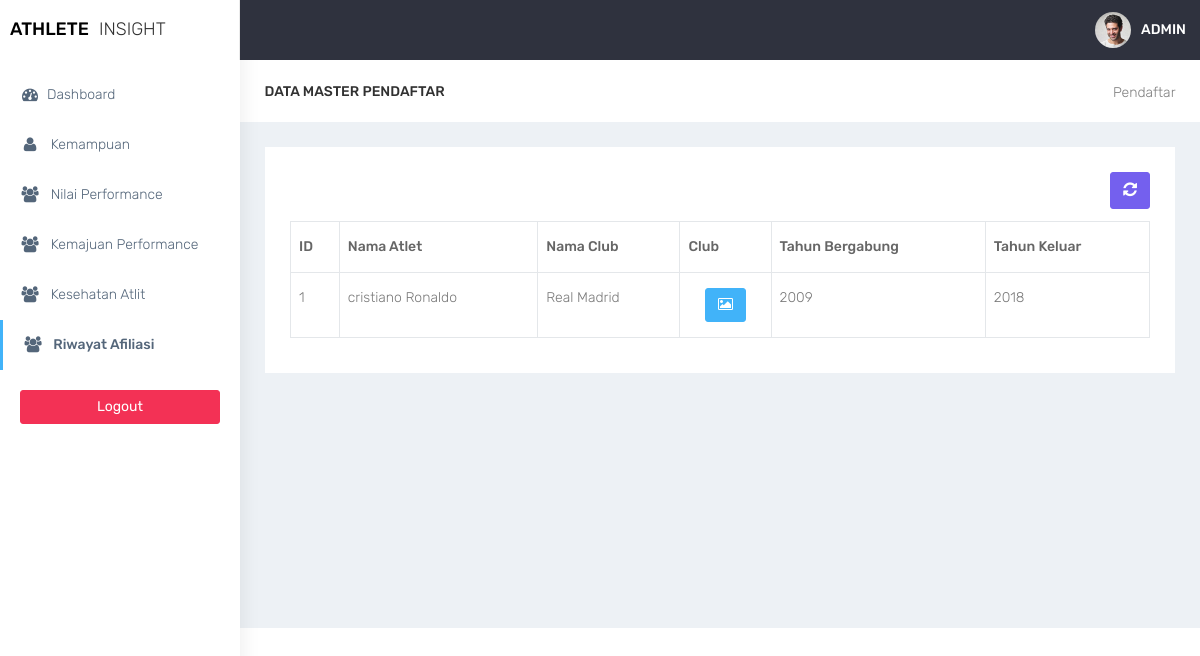
/admin/riwayat_afiliasi.php (signed in), run on the app's committed database.
### tables this page shows
CREATE TABLE `afiliasi` (
  `id_afiliasi` int(11) NOT NULL,
  `id_atlit` int(11) NOT NULL,
  `nama_club` varchar(25) NOT NULL,
  `tahun_gabung` int(11) NOT NULL,
  `tahun_keluar` int(11) NOT NULL
);

CREATE TABLE `atlit` (
  `id_atlit` int(11) NOT NULL,
  `nama` varchar(25) NOT NULL,
  `gambar` varchar(25) NOT NULL,
  `card` varchar(25) NOT NULL,
  `bendera` varchar(25) NOT NULL,
  `posisi` varchar(25) NOT NULL,
  `nilai_posisi` int(11) NOT NULL
);

### admin/functions.php (called while the page is built, shortened)
<?php
function ambildata($conn, $query)
{
    $data = mysqli_query($conn, $query);
    if (mysqli_num_rows($data) > 0) {
        while ($row = mysqli_fetch_assoc($data)) {
            $hasil[] = $row;
        }
        return $hasil;
    }
}

### admin/riwayat_afiliasi.php (the view, shortened to what this page needs)
<?php
$title = 'afiliasi';
require 'functions.php';
require 'layout_header.php';
$query = 'SELECT afiliasi.*, atlit.nama FROM afiliasi INNER JOIN atlit ON afiliasi.id_atlit = atlit.id_atlit';
$data = ambildata($conn, $query);
?>
<div class="container-fluid">
    <div class="row bg-title">
        <div class="col-lg-3 col-md-4 col-sm-4 col-xs-12">
            <h4 class="page-title">Data Master Pendaftar</h4>
        </div>
        <div class="col-lg-9 col-sm-8 col-md-8 col-xs-12">
            <ol class="breadcrumb">
                <li><a href="#">Pendaftar</a></li>
            </ol>
        </div>
    </div>
    <div class="row">
        <div class="col-md-12 col-lg-12 col-sm-12 col-xs-12">
            <div class="white-box">
                <div class="text-right">
                    <button id="btn-refresh" class="btn btn-primary box-title text-right" title="Refresh Data"><i class="fa fa-refresh" id="ic-refresh"></i></button>
                </div>
                <div class="table-responsive">
                    <table class="table table-bordered thead-dark" id="table">
                        <thead class="thead-dark">
                            <tr>
                                <th>ID</th>
                                <th>Nama Atlet</th>
                                <th>Nama Club</th>
                                <th>Club</th>
                                <th>Tahun Bergabung</th>
                                <th>Tahun Keluar</th>
                            </tr>
                        </thead>
                        <tbody>
                            <?php if (isset($data)) {
                                foreach ($data as $row) : ?>
                                    <tr>
                                        <td><?= $row['id_afiliasi'] ?></td>
                                        <td><?= $row['nama'] ?></td>
                                        <td><?= $row['nama_club'] ?></td>
                                        <td class="text-center">
                                            <a href="#" data-toggle="modal" data-target="#modalFoto<?= $row['id_afiliasi']; ?>" title="Lihat Foto" class="btn btn-info"><i class="fa fa-image"></i></a>
                                        </td>
                                        <td><?= $row['tahun_gabung'] ?></td>
                                        <td><?= $row['tahun_keluar'] ?></td>
                                    </tr>
                            <?php endforeach;
                            }
                            ?>
                        </tbody>
                    </table>
                </div>
            </div>
        </div>
    </div>
</div>
<?php
require 'layout_footer.php';
?>

### admin/layout_header.php (shortened to what this page needs)
<!DOCTYPE html>
<html lang="en">
<head>
    <link href="../assets/bootstrap/dist/css/bootstrap.min.css" rel="stylesheet">
    <link href="../assets/plugins/bower_components/sidebar-nav/dist/sidebar-nav.min.css" rel="stylesheet">
    <link href="../assets/plugins/bower_components/toast-master/css/jquery.toast.css" rel="stylesheet">
    <link href="../assets/plugins/bower_components/morrisjs/morris.css" rel="stylesheet">
    <link href="../assets/plugins/bower_components/chartist-js/dist/chartist.min.css" rel="stylesheet">
    <link href="../assets/plugins/bower_components/chartist-plugin-tooltip-master/dist/chartist-plugin-tooltip.css" rel="stylesheet">
    <link href="../assets/css/animate.css" rel="stylesheet">
    <link href="../assets/css/style.css" rel="stylesheet">
    <link href="../assets/css/colors/default.css" id="theme" rel="stylesheet">
    <link rel="stylesheet" type="text/css" href="../assets/DataTables/datatables.min.css" />
</head>
<body class="fix-header">
    <div id="wrapper">
        <nav class="navbar navbar-default navbar-static-top m-b-0">
            <div class="navbar-header">
                <div class="top-left-part">
                    <a class="logo" href="index.php">
                        <b style="color:black">
                            Athlete
                        </b>
                        <span class="hidden-xs text-dark">
                            Insight
                        </span>
                    </a>
                </div>
                <ul class="nav navbar-top-links navbar-right pull-right">
                    <li>
                        <a class="profile-pic" href="#"> <img src="../assets/plugins/images/users/varun.jpg" alt="user-img" width="36" class="img-circle"><b class="hidden-xs">ADMIN</b></a>
                    </li>
                </ul>
            </div>
        </nav>
        <div class="navbar-default sidebar" role="navigation">
            <div class="sidebar-nav slimscrollsidebar">
                <div class="sidebar-head">
                    <h3><span class="fa-fw open-close"><i class="ti-close ti-menu"></i></span> <span class="hide-menu"></span></h3>
                </div>
                <ul class="nav" id="side-menu">
                    <li style="padding: 70px 0 0;">
                        <a href="index.php" class="waves-effect <?php if ($title == 'dashboard') {
                                                                    echo 'active';
                                                                } ?>"><i class="fa fa-tachometer fa-fw" aria-hidden="true"></i>Dashboard</a>
                    </li>
                    <li>
                        <a href="kemampuan.php" class="waves-effect <?php if ($title == 'kemampuan') {
                                                                        echo 'active';
                                                                    } ?>"><i class="fa fa-user fa-fw" aria-hidden="true"></i> Kemampuan</a>
                    </li>
                    <li>
                        <a href="nilai_performance.php" class="waves-effect <?php if ($title == 'kemajuan') {
                                                                                echo 'active';
                                                                            } ?>"><i class="fa fa-users fa-fw" aria-hidden="true"></i> Nilai Performance</a>
                    </li>
                    <li>
                        <a href="kemajuan_performance.php" class="waves-effect <?php if ($title == 'performance') {
                                                                                    echo 'active';
                                                                                } ?>"><i class="fa fa-users fa-fw" aria-hidden="true"></i> Kemajuan Performance</a>
                    </li>
                    <li>
                        <a href="kesehatan_atlit.php" class="waves-effect <?php if ($title == 'kesehatan') {
                                                                                echo 'active';
                                                                            } ?>"><i class="fa fa-users fa-fw" aria-hidden="true"></i> Kesehatan Atlit</a>
                    </li>
                    <li>
                        <a href="riwayat_afiliasi.php" class="waves-effect <?php if ($title == 'afiliasi') {
                                                                                echo 'active';
                                                                            } ?>"><i class="fa fa-users fa-fw" aria-hidden="true"></i> Riwayat Afiliasi</a>
                    </li>
                </ul>
                <div class="center p-20">
                    <a href="logout.php" class="btn btn-danger btn-block waves-effect waves-light">Logout</a>
                </div>
            </div>
        </div>
        <div id="page-wrapper">

### admin/layout_footer.php (shortened to what this page needs)
</div>
</div>
</body>
</html>

### assets/css/colors/default.css (style rules this page uses)
body { background: #fff; }
.top-left-part { background: #fff; }
.navbar-header { background: #2f323e; }
.navbar-top-links > li > a { color: #ffffff; }
.sidebar .sidebar-head { background: #ffffff; }
.sidebar .sidebar-head h3 { color: #686868; }
.sidebar { background: #fff; box-shadow: 1px 0px 20px rgba(0, 0, 0, 0.08); }
#side-menu li a { color: #54667a; }
#side-menu li a { color: #54667a; border-left: 0px solid #fff; }
#side-menu > li > a { border-left: 3px solid transperant; }
#side-menu > li > a.active { background: transperant; color: #54667a; border-left: 3px solid #41b3f9; font-weight: 500; }

### data on the page
afiliasi: id_afiliasi "1", id_atlit.nama "cristiano Ronaldo", nama_club "Real Madrid", tahun_gabung "2009", tahun_keluar "2018"
